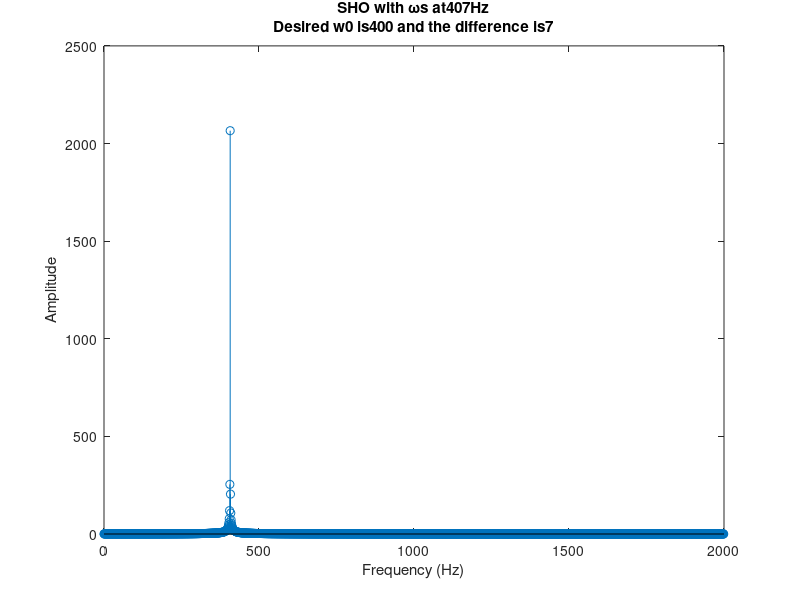

This chart was generated by the following MATLAB code:
clear all, close all, clc;

Fs = 4000;
N = Fs; %1s of SHO

%xaxis for plotting DFT frequencies
freqBins = linspace(0 ,Fs-1, N);
freqBins = freqBins(1:length(freqBins)/2);

Ts = 1 / Fs;

%set initial position and velocity
x = zeros(N,1);
x(1) = 1;
v0 = 1;
x(2) = x(1) + v0 * Ts;

%desired angular frequency
w0 = 2 * pi * 400;

for n = 3 : N
    x(n) = (2 - w0^2 * Ts^2) * x(n-1) - x(n - 2);
end


%% plot frequency
xF = fft(x);
xF = xF(1:length(freqBins));

%find actual peak frequency
ws = freqBins(abs(xF) == max(abs(xF)));
%difference in Hz between desired and actual angular frequencies
diff = ws - w0/2/pi;

stem(freqBins,abs(xF));
title({strcat('SHO with \omegas at ', num2str(ws), 'Hz'),...
        strcat('Desired w0 is', num2str(w0/2/pi), ' and the difference is ', num2str(diff))});
xlabel('Frequency (Hz)');
ylabel('Amplitude');